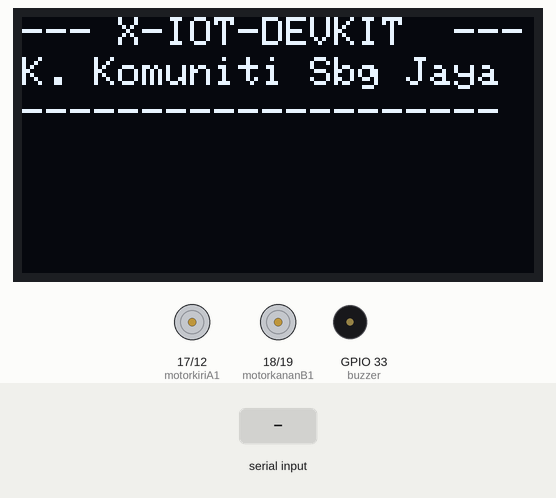
Bench run of a sketch on a simulated ESP32. On the bench: 128×64 one-colour display, motor-driver pin pairs drawn as motors (green arrow = first pin HIGH = forward, orange = second pin HIGH = backward, longer = more drive), buzzer (waves = sounding, pin HIGH). Inputs (shaded band) come from the test bench. What the sketch prints to the serial monitor is not drawn.

Above: at 4.3 s.
4.4 s: "B" received over Serial
At 5.3 s:
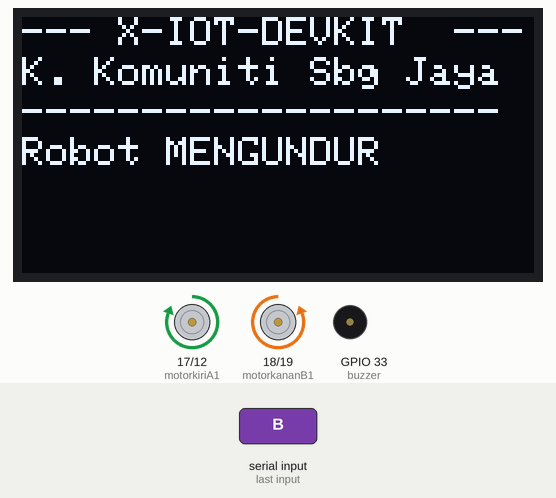
5.9 s: "F" received over Serial
At 6.5 s:
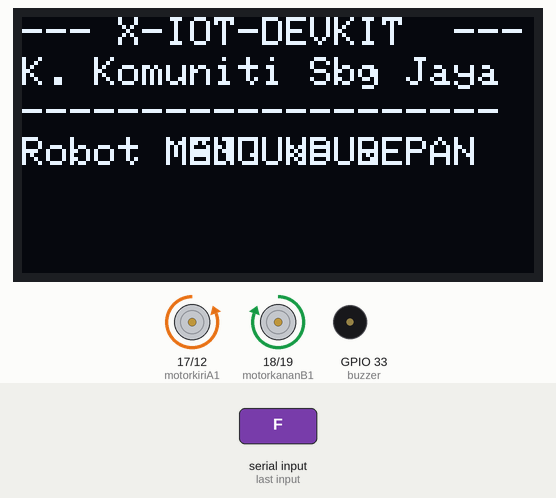
7.4 s: "L" received over Serial
At 7.9 s:
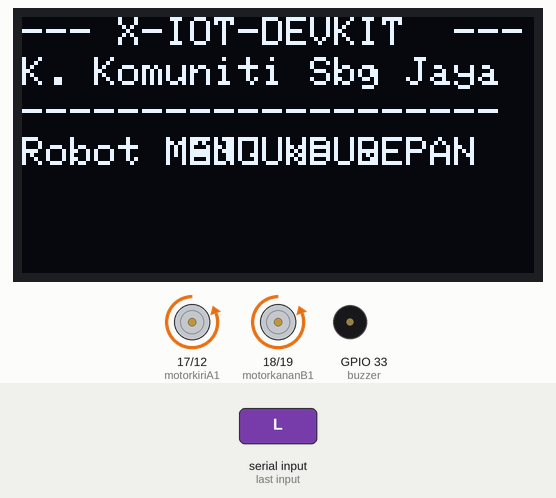
8.9 s: "R" received over Serial
At 10.1 s:
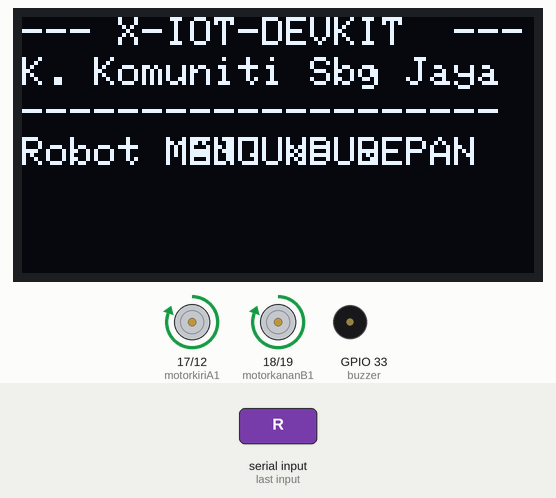
10.4 s: "H" received over Serial
At 11.4 s:
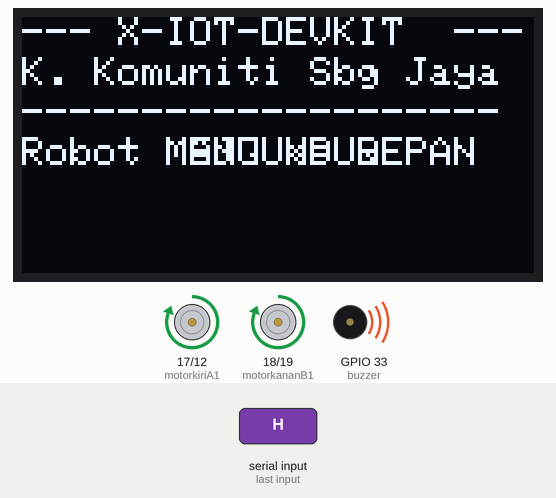
11.9 s: "S" received over Serial
At 12.5 s:
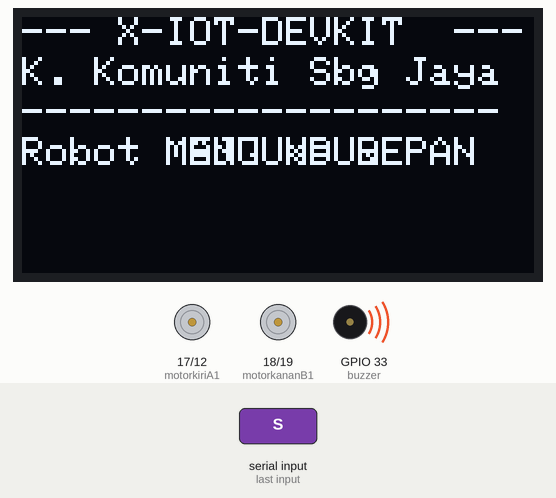
Timing chart, 0 to 14.4 s (numbered marks = the images above; inputs shaded):
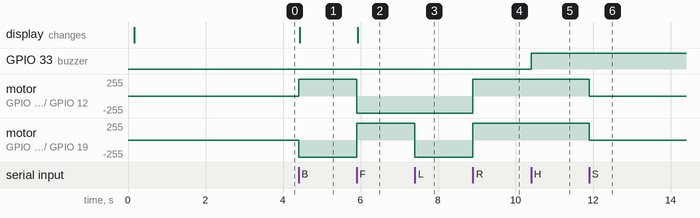

The sketch:

sumoPBS.ino
```cpp
/*-------------- SUMO ROBOT BOARD - MADANI TVET@PBS------------------
  ===================  Seksyen 1 - HEADER        ===================
  ------------------------------------------------------------------*/
//-------------------------------------------------------------------
//=  A. - Library  - #include and #define  yang diperlukan          =
//-------------------------------------------------------------------
#include <Adafruit_SSD1306.h>

//-------------------------------------------------------------------
//=  B. - ISTIHAR Sambungan nama Pin dengan Nombor Fizikal PIN      =
//-------------------------------------------------------------------
const int motorkiriA1 = 17 ;
const int motorkiriA2 = 12 ;
const int motorkananB1 = 18 ;
const int motorkananB2 = 19 ;
const int buzzer = 33 ;

//---Penentuan Saiz Skrin OLED --
#define SCREEN_WIDTH 128 // OLED display width, in pixels
#define SCREEN_HEIGHT 64 // OLED display height, in pixels

// Istihar objek bagi Module OLED Display - SSD1306
Adafruit_SSD1306 paparOled(SCREEN_WIDTH, SCREEN_HEIGHT, &Wire, -1);
//##################  Seksyen 1 - TAMAT #############################

//==================  Seksyen 2 - Fungsi Setup ======================
//-------------------------------------------------------------------

void setup() {

 //-- Motor KIRI
  pinMode(motorkiriA1, OUTPUT);
  pinMode(motorkiriA2, OUTPUT);
 //-- Motor Kanan  F
  pinMode(motorkananB1, OUTPUT);
  pinMode(motorkananB2, OUTPUT);
 //--  buzzer
  pinMode(buzzer, OUTPUT);

 //-- istihar fungsi komunikasi Serial.
  Serial.begin(115200);
  delay(100);
  Serial.println(" Sistem Robot Mula");

  if(!paparOled.begin(SSD1306_SWITCHCAPVCC, 0x3C)) { // Address 0x3D for 128x64
    Serial.println(F("SSD1306 allocation failed"));
    for(;;);
  }

  paparOled.clearDisplay();
  paparOled.setTextSize(1);
  paparOled.setTextColor(WHITE);
  paparOled.setCursor(0,0);
  paparOled.println("--- X-IOT-DEVKIT  ---");
  paparOled.setCursor(0,10);
  paparOled.println("K. Komuniti Sbg Jaya");
  paparOled.setCursor(0,20);
  paparOled.println("--------------------");
  paparOled.display();
  delay(3000);
}
//##################  Seksyen 2 - TAMAT #############################

//==============  Seksyen 3 - Fungsi Utama (LOOP) ===================
//-------------------------------------------------------------------

void loop() {

  if(Serial.available()> 0){
    char dat = Serial.read();
    Serial.println(dat);


    //---Kawalan Motor Gerak ke Undur --
    if (dat=='B'){
      digitalWrite(motorkiriA1,HIGH);
      digitalWrite(motorkiriA2,LOW);
      digitalWrite(motorkananB1,LOW);
      digitalWrite(motorkananB2,HIGH);
      Serial.println(" Motor Gerak ke UNDUR");
      paparOled.setTextSize(1);
      paparOled.setTextColor(WHITE);
      paparOled.setCursor(0,30);
      paparOled.println("Robot MENGUNDUR");
      paparOled.display();
    }

    //---Kawalan Motor Gerak ke Depan --
    else if (dat=='F'){
      digitalWrite(motorkiriA1,LOW);
      digitalWrite(motorkiriA2,HIGH);
      digitalWrite(motorkananB1,HIGH);
      digitalWrite(motorkananB2,LOW);
      Serial.println(" Motor Gerak ke DEPAN ");
      paparOled.setTextColor(WHITE);
      paparOled.setCursor(0,30);
      paparOled.println("Robot MAJU ke DEPAN");
      paparOled.display();
    }

    //---Kawalan Motor Henti --
    else if (dat=='S'){
      digitalWrite(motorkiriA1,LOW);
      digitalWrite(motorkiriA2,LOW);
      digitalWrite(motorkananB1,LOW);
      digitalWrite(motorkananB2,LOW);
      Serial.println(" Motor HENTI");
    }

   //---Kawalan Motor Gerak ke KIRI --
    else if (dat=='L'){
      digitalWrite(motorkiriA1,LOW);
      digitalWrite(motorkiriA2,HIGH);
      digitalWrite(motorkananB1,LOW);
      digitalWrite(motorkananB2,HIGH);
      Serial.println(" Motor Gerak ke KIRI");
    }

   //---Kawalan Motor Gerak ke KANAN --
    else if (dat=='R'){
      digitalWrite(motorkiriA1,HIGH);
      digitalWrite(motorkiriA2,LOW);
      digitalWrite(motorkananB1,HIGH);
      digitalWrite(motorkananB2,LOW);
      Serial.println(" Motor Gerak ke KANAN");
    }

    else if (dat=='H'){
      digitalWrite(buzzer,HIGH);
      Serial.println(" buzzer bunyi");
    }

     else if (dat=='h'){
      digitalWrite(buzzer,LOW);
      Serial.println(" buzzer senyap");
    }
  }
}

//##################  Seksyen 3 - TAMAT #############################
```

Measured:
- after the input at 4.4 s, motor on GPIO 17 (motorkiriA1) / GPIO 12 (motorkiriA2): stopped → forward 255/255 at once; motor on GPIO 18 (motorkananB1) / GPIO 19 (motorkananB2): stopped → backward 255/255 at once; the display: changes at once (image 1)
- after the input at 5.9 s, motor on GPIO 17 (motorkiriA1) / GPIO 12 (motorkiriA2): forward 255/255 → backward 255/255 at once; motor on GPIO 18 (motorkananB1) / GPIO 19 (motorkananB2): backward 255/255 → forward 255/255 at once; the display: changes at once (image 2)
- after the input at 7.4 s, motor on GPIO 18 (motorkananB1) / GPIO 19 (motorkananB2): forward 255/255 → backward 255/255 at once
- after the input at 8.9 s, motor on GPIO 17 (motorkiriA1) / GPIO 12 (motorkiriA2), motor on GPIO 18 (motorkananB1) / GPIO 19 (motorkananB2): backward 255/255 → forward 255/255 at once
- after the input at 10.4 s, GPIO 33 (buzzer): LOW → HIGH at once
- after the input at 11.9 s, motor on GPIO 17 (motorkiriA1) / GPIO 12 (motorkiriA2), motor on GPIO 18 (motorkananB1) / GPIO 19 (motorkananB2): forward 255/255 → stopped at once
